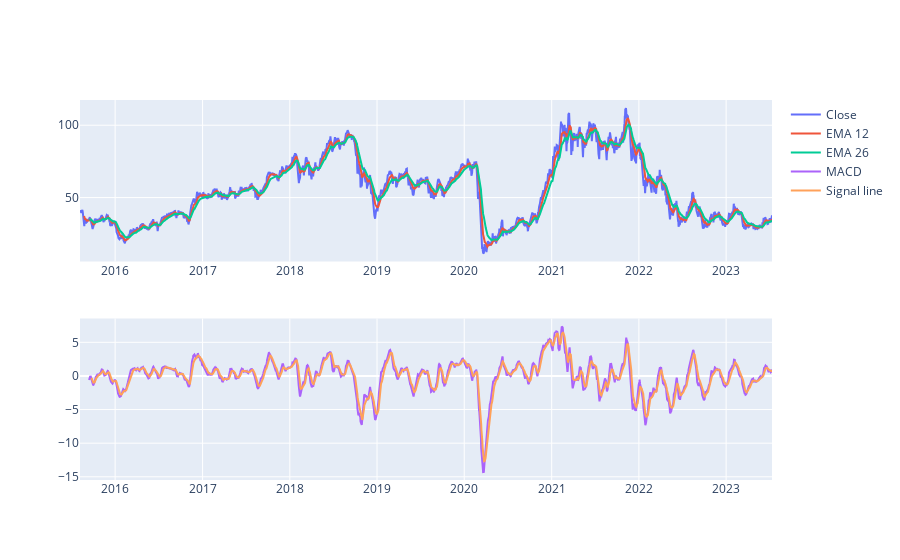

Notebook source saved alongside this figure:
### Markdown cell above
#### MACD

### Code cell
EMA_12 = pd.Series(df['Close'].ewm(span=12, min_periods=12).mean())
EMA_26 = pd.Series(df['Close'].ewm(span=26, min_periods=26).mean())
df['MACD'] = pd.Series(EMA_12 - EMA_26)
df['MACD_signal'] = pd.Series(df.MACD.ewm(span=9, min_periods=9).mean())

fig = make_subplots(rows=2, cols=1)
fig.add_trace(go.Scatter(x=df.Date, y=df.Close, name='Close'), row=1, col=1)
fig.add_trace(go.Scatter(x=df.Date, y=EMA_12, name='EMA 12'), row=1, col=1)
fig.add_trace(go.Scatter(x=df.Date, y=EMA_26, name='EMA 26'), row=1, col=1)
fig.add_trace(go.Scatter(x=df.Date, y=df['MACD'], name='MACD'), row=2, col=1)
fig.add_trace(go.Scatter(x=df.Date, y=df['MACD_signal'], name='Signal line'), row=2, col=1)
fig.show()

### Figure 1 — Plotly figure (JSON) as saved in the notebook; plotly's stock layout.template omitted (floating-point values rounded to 4 significant figures; data arrays with more than 128 entries replaced by an {"elided": "..."} marker saying what was removed)
{"data": [{"name": "Close", "type": "scatter", "x": {"elided": "1997 str values"}, "xaxis": "x", "y": {"elided": "1997 float values"}, "yaxis": "y"}, {"name": "EMA 12", "type": "scatter", "x": {"elided": "1997 str values"}, "xaxis": "x", "y": {"elided": "1997 float values"}, "yaxis": "y"}, {"name": "EMA 26", "type": "scatter", "x": {"elided": "1997 str values"}, "xaxis": "x", "y": {"elided": "1997 float values"}, "yaxis": "y"}, {"name": "MACD", "type": "scatter", "x": {"elided": "1997 str values"}, "xaxis": "x2", "y": {"elided": "1997 float values"}, "yaxis": "y2"}, {"name": "Signal line", "type": "scatter", "x": {"elided": "1997 str values"}, "xaxis": "x2", "y": {"elided": "1997 float values"}, "yaxis": "y2"}], "layout": {"xaxis": {"anchor": "y", "domain": [0, 1]}, "xaxis2": {"anchor": "y2", "domain": [0, 1]}, "yaxis": {"anchor": "x", "domain": [0.575, 1]}, "yaxis2": {"anchor": "x2", "domain": [0, 0.425]}}}
